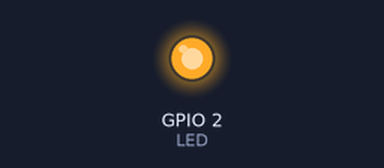
This sketch was run on a simulated ESP8266 (NodeMCU). Parts: output pins drawn as LEDs (lit = HIGH). WiFi joins after 1.5 s; servers stay silent unless stated; uploads are accepted with an empty reply; what the sketch prints to the serial monitor is not drawn.

Above: at 0.1 s.
At 2.1 s:
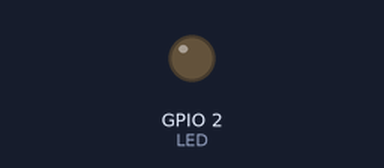
Timing chart, 0 to 3.6 s (numbered marks = the images above):
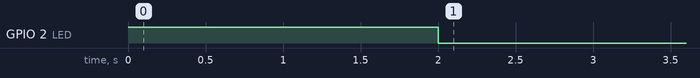

The sketch:

wifi_weather_oled.ino
```cpp
/**
* 日期:2017/09/25
* 功能：wifi+weather+oled   8266端
* 作者：单片机菜鸟
* 16X16点阵显示 取模方式 阴码+逐行式+顺向
**/
#include <ESP8266WiFi.h>
#include <ArduinoJson.h>
//#define DEBUG 是否启用debug功能

#ifdef DEBUG
#define DebugPrintln(message)    Serial.println(message)
#define DebugPrint(message)    Serial.print(message)
#else
#define DebugPrintln(message)
#define DebugPrint(message)
#endif
#define LED 2

const unsigned long BAUD_RATE = 115200;                   // serial connection speed
const unsigned long HTTP_TIMEOUT = 5000;               // max respone time from server
const size_t MAX_CONTENT_SIZE = 1000;                   // max size of the HTTP response

const char* host = "api.seniverse.com";
const char* APIKEY = "wcmquevztdy1jpca";        //API KEY
const char* city = "guangzhou";
const char* language = "en";//zh-Hans 简体中文  会显示乱码

WiFiClient client;
char response[MAX_CONTENT_SIZE];
char endOfHeaders[] = "\r\n\r\n";
unsigned int flag = HIGH;//默认当前灭灯
long lastTime = 0;
// 请求服务间隔
long Delay = 20000;

// 我们要从此网页中提取的数据的类型
struct UserData {
  char city[16];//城市名称
  char weather[32];//天气介绍（多云...）
  char temp[16];//温度
  char udate[32];//更新时间
};

/**
* @Desc 初始化操作
*/
void setup()   {
  Serial.begin(BAUD_RATE);
  pinMode(LED,OUTPUT);
  digitalWrite(LED, HIGH);
  if(!autoConfig()){
    smartConfig();
    while (WiFi.status() != WL_CONNECTED) {
    //这个函数是wifi连接状态，返回wifi链接状态
       delay(500);
       DebugPrint(".");
    }
  }
  DebugPrintln("IP address: ");
  DebugPrintln(WiFi.localIP());//WiFi.localIP()返回8266获得的ip地址
  lastTime = millis();
}

void loop() {
  while (!client.connected()){
     if (!client.connect(host, 80)){
         flag = !flag;
         digitalWrite(LED, flag);
         delay(500);
     }
  }

  if(millis()-lastTime>=Delay){
	 //每间隔20s左右调用一次
     lastTime = millis();
     if (sendRequest(host, city, APIKEY) && skipResponseHeaders()) {
       clrEsp8266ResponseBuffer();
       readReponseContent(response, sizeof(response));
       UserData userData;
       if (parseUserData(response, &userData)) {
          sendtoArduino(&userData);
       }
     }
  }

  if(Serial.available()>0){
      char ch = Serial.read();
      if(ch == '1'){
        smartConfig();
        delay(1000);
        digitalWrite(LED, LOW);
      }
   }
}

/**
* @发送请求指令
*/
bool sendRequest(const char* host, const char* cityid, const char* apiKey) {
  // We now create a URI for the request
  //心知天气
  String GetUrl = "/v3/weather/now.json?key=";
  GetUrl += apiKey;
  GetUrl += "&location=";
  GetUrl += city;
  GetUrl += "&language=";
  GetUrl += language;
  // This will send the request to the server
  client.print(String("GET ") + GetUrl + " HTTP/1.1\r\n" +
               "Host: " + host + "\r\n" +
               "Connection: close\r\n\r\n");
  DebugPrintln("create a request:");
  DebugPrintln(String("GET ") + GetUrl + " HTTP/1.1\r\n" +
               "Host: " + host + "\r\n" +
               "Connection: close\r\n");
  delay(1000);
  return true;
}

/**
* @Desc 跳过 HTTP 头，使我们在响应正文的开头
*/
bool skipResponseHeaders() {
  // HTTP headers end with an empty line
  bool ok = client.find(endOfHeaders);
  if (!ok) {
    DebugPrintln("No response or invalid response!");
  }
  return ok;
}

/**
* @Desc 从HTTP服务器响应中读取正文
*/
void readReponseContent(char* content, size_t maxSize) {
  size_t length = client.peekBytes(content, maxSize);
  delay(100);
  DebugPrintln("Get the data from Internet!");
  content[length] = 0;
  DebugPrintln(content);
  DebugPrintln("Read data Over!");
  client.flush();//这句代码需要加上  不然会发现每隔一次client.find会失败
}

// 关闭与HTTP服务器连接
void stopConnect() {
  client.stop();
}

void clrEsp8266ResponseBuffer(void){
    memset(response, 0, MAX_CONTENT_SIZE);      //清空
}

/**
* 自动连接20s 超过之后自动进入SmartConfig模式
*/
bool autoConfig(){
  WiFi.mode(WIFI_STA);     //设置esp8266 工作模式
  WiFi.begin();
  delay(2000);//刚启动模块的话 延时稳定一下
  DebugPrintln("AutoConfiging ......");
  for(int i=0;i<20;i++){
    int wstatus = WiFi.status();
    if (wstatus == WL_CONNECTED){
      DebugPrintln("AutoConfig Success");
      DebugPrint("SSID:");
      DebugPrintln(WiFi.SSID().c_str());
      DebugPrint("PSW:");
      DebugPrintln(WiFi.psk().c_str());
      digitalWrite(LED, LOW);
      return true;
    }else{
      DebugPrint(".");
      delay(1000);
      flag = !flag;
      digitalWrite(LED, flag);
    }
  }
  DebugPrintln("AutoConfig Faild!");
  return false;
}

/**
* 开启SmartConfig功能
*/
void smartConfig()
{
  WiFi.mode(WIFI_STA);
  delay(2000);
  DebugPrintln("Wait for Smartconfig");
  // 等待配网
  WiFi.beginSmartConfig();
  while (1){
    delay(500);
    flag = !flag;
    digitalWrite(LED, flag);
    if (WiFi.smartConfigDone()){
      //smartconfig配置完毕
      DebugPrintln("SmartConfig Success");
      DebugPrint("SSID:");
      DebugPrintln(WiFi.SSID().c_str());
      DebugPrint("PSW:");
      DebugPrintln(WiFi.psk().c_str());
      digitalWrite(LED, LOW);
      WiFi.setAutoConnect(true);  // 设置自动连接
      break;
    }
  }
}

bool parseUserData(char* content, struct UserData* userData) {
//    -- 根据我们需要解析的数据来计算JSON缓冲区最佳大小
//   如果你使用StaticJsonBuffer时才需要
//    const size_t BUFFER_SIZE = 1024;
//   在堆栈上分配一个临时内存池
//    StaticJsonBuffer<BUFFER_SIZE> jsonBuffer;
//    -- 如果堆栈的内存池太大，使用 DynamicJsonBuffer jsonBuffer 代替
  DynamicJsonBuffer jsonBuffer;

  JsonObject& root = jsonBuffer.parseObject(content);

  if (!root.success()) {
    Serial.println("JSON parsing failed!");
    return false;
  }

  //复制我们感兴趣的字符串
  strcpy(userData->city, root["results"][0]["location"]["name"]);
  strcpy(userData->weather, root["results"][0]["now"]["text"]);
  strcpy(userData->temp, root["results"][0]["now"]["temperature"]);
  strcpy(userData->udate, root["results"][0]["last_update"]);
  //  -- 这不是强制复制，你可以使用指针，因为他们是指向“内容”缓冲区内，所以你需要确保
  //   当你读取字符串时它仍在内存中
  return true;
}

// 打印从JSON中提取的数据
void sendtoArduino(const struct UserData* userData) {
  StaticJsonBuffer<300> jsonBuffer;
  // StaticJsonBuffer 在栈区分配内存   它也可以被 DynamicJsonBuffer（内存在堆区分配） 代替
  // DynamicJsonBuffer  jsonBuffer;
  //创建根，也就是顶节点
  JsonObject& root = jsonBuffer.createObject();
  root["city"] = userData->city;
  root["weather"] = userData->weather;
  root["temp"] = userData->temp;
  root["time"] = userData->udate;
  root.printTo(Serial);//单行打印
}
```
